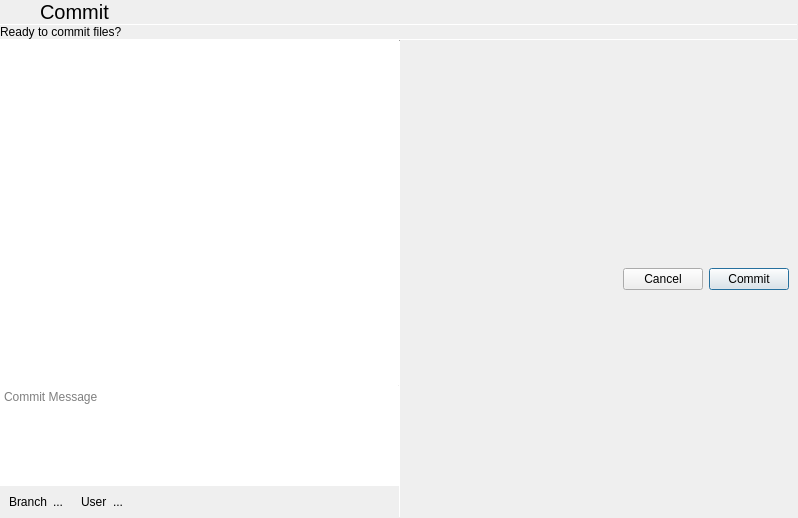
<?xml version="1.0" encoding="UTF-8"?>
<ui version="4.0">
 <class>CommitDialog</class>
 <widget class="QDialog" name="CommitDialog">
  <property name="geometry">
   <rect>
    <x>0</x>
    <y>0</y>
    <width>798</width>
    <height>518</height>
   </rect>
  </property>
  <property name="windowTitle">
   <string>Dialog</string>
  </property>
  <layout class="QVBoxLayout" name="verticalLayout">
   <property name="spacing">
    <number>0</number>
   </property>
   <property name="leftMargin">
    <number>0</number>
   </property>
   <property name="topMargin">
    <number>0</number>
   </property>
   <property name="rightMargin">
    <number>0</number>
   </property>
   <property name="bottomMargin">
    <number>0</number>
   </property>
   <item>
    <layout class="QHBoxLayout" name="horizontalLayout">
     <property name="spacing">
      <number>0</number>
     </property>
     <item>
      <widget class="QPushButton" name="cancelButton">
       <property name="sizePolicy">
        <sizepolicy hsizetype="Preferred" vsizetype="Preferred">
         <horstretch>0</horstretch>
         <verstretch>0</verstretch>
        </sizepolicy>
       </property>
       <property name="text">
        <string/>
       </property>
       <property name="icon">
        <iconset theme="go-previous" resource="../../icons.qrc">
         <normaloff>:/icons/go-previous.svg</normaloff>:/icons/go-previous.svg</iconset>
       </property>
       <property name="flat">
        <bool>true</bool>
       </property>
      </widget>
     </item>
     <item>
      <widget class="QLabel" name="label">
       <property name="sizePolicy">
        <sizepolicy hsizetype="Expanding" vsizetype="Preferred">
         <horstretch>0</horstretch>
         <verstretch>0</verstretch>
        </sizepolicy>
       </property>
       <property name="font">
        <font>
         <pointsize>15</pointsize>
        </font>
       </property>
       <property name="text">
        <string>Commit</string>
       </property>
       <property name="margin">
        <number>9</number>
       </property>
      </widget>
     </item>
     <item>
      <widget class="QPushButton" name="acceptButton">
       <property name="sizePolicy">
        <sizepolicy hsizetype="Preferred" vsizetype="Preferred">
         <horstretch>0</horstretch>
         <verstretch>0</verstretch>
        </sizepolicy>
       </property>
       <property name="text">
        <string/>
       </property>
       <property name="icon">
        <iconset theme="dialog-ok" resource="../../icons.qrc">
         <normaloff>:/icons/dialog-ok.svg</normaloff>:/icons/dialog-ok.svg</iconset>
       </property>
       <property name="flat">
        <bool>true</bool>
       </property>
      </widget>
     </item>
    </layout>
   </item>
   <item>
    <widget class="Line" name="line">
     <property name="maximumSize">
      <size>
       <width>16777215</width>
       <height>1</height>
      </size>
     </property>
     <property name="orientation">
      <enum>Qt::Horizontal</enum>
     </property>
    </widget>
   </item>
   <item>
    <widget class="QLabel" name="label_2">
     <property name="text">
      <string>Ready to commit files?</string>
     </property>
     <property name="margin">
      <number>9</number>
     </property>
    </widget>
   </item>
   <item>
    <widget class="Line" name="line_2">
     <property name="maximumSize">
      <size>
       <width>16777215</width>
       <height>1</height>
      </size>
     </property>
     <property name="orientation">
      <enum>Qt::Horizontal</enum>
     </property>
    </widget>
   </item>
   <item>
    <layout class="QHBoxLayout" name="horizontalLayout_3">
     <property name="spacing">
      <number>0</number>
     </property>
     <item>
      <widget class="QWidget" name="leftPane" native="true">
       <layout class="QVBoxLayout">
        <property name="spacing">
         <number>0</number>
        </property>
        <property name="leftMargin">
         <number>0</number>
        </property>
        <property name="topMargin">
         <number>0</number>
        </property>
        <property name="rightMargin">
         <number>0</number>
        </property>
        <property name="bottomMargin">
         <number>0</number>
        </property>
        <item>
         <widget class="QListView" name="filesView">
          <property name="frameShape">
           <enum>QFrame::NoFrame</enum>
          </property>
         </widget>
        </item>
        <item>
         <widget class="Line" name="line_4">
          <property name="maximumSize">
           <size>
            <width>16777215</width>
            <height>1</height>
           </size>
          </property>
          <property name="orientation">
           <enum>Qt::Horizontal</enum>
          </property>
         </widget>
        </item>
        <item>
         <widget class="QPlainTextEdit" name="commitMessage">
          <property name="maximumSize">
           <size>
            <width>16777215</width>
            <height>100</height>
           </size>
          </property>
          <property name="frameShape">
           <enum>QFrame::NoFrame</enum>
          </property>
          <property name="readOnly">
           <bool>false</bool>
          </property>
          <property name="placeholderText">
           <string>Commit Message</string>
          </property>
         </widget>
        </item>
        <item>
         <layout class="QHBoxLayout" name="horizontalLayout_5">
          <item>
           <widget class="QWidget" name="branchChunk" native="true">
            <property name="autoFillBackground">
             <bool>true</bool>
            </property>
            <layout class="QHBoxLayout" name="horizontalLayout_4">
             <item>
              <widget class="QLabel" name="branchIcon">
               <property name="text">
                <string>Branch</string>
               </property>
              </widget>
             </item>
             <item>
              <widget class="QLabel" name="currentBranch">
               <property name="text">
                <string notr="true">...</string>
               </property>
              </widget>
             </item>
            </layout>
           </widget>
          </item>
          <item>
           <widget class="QWidget" name="userChunk" native="true">
            <property name="autoFillBackground">
             <bool>true</bool>
            </property>
            <layout class="QHBoxLayout" name="horizontalLayout_6">
             <item>
              <widget class="QLabel" name="userIcon">
               <property name="text">
                <string>User</string>
               </property>
              </widget>
             </item>
             <item>
              <widget class="QLabel" name="currentUser">
               <property name="text">
                <string notr="true">...</string>
               </property>
              </widget>
             </item>
            </layout>
           </widget>
          </item>
          <item>
           <spacer name="horizontalSpacer_2">
            <property name="orientation">
             <enum>Qt::Horizontal</enum>
            </property>
            <property name="sizeHint" stdset="0">
             <size>
              <width>40</width>
              <height>20</height>
             </size>
            </property>
           </spacer>
          </item>
         </layout>
        </item>
       </layout>
      </widget>
     </item>
     <item>
      <widget class="Line" name="line_3">
       <property name="maximumSize">
        <size>
         <width>1</width>
         <height>16777215</height>
        </size>
       </property>
       <property name="orientation">
        <enum>Qt::Vertical</enum>
       </property>
      </widget>
     </item>
     <item>
      <layout class="QVBoxLayout" name="verticalLayout_2">
       <property name="spacing">
        <number>0</number>
       </property>
       <item>
        <layout class="QHBoxLayout" name="mergeToolsLayout">
         <property name="rightMargin">
          <number>9</number>
         </property>
        </layout>
       </item>
       <item>
        <widget class="QWidget" name="windowControlsMac" native="true">
         <property name="sizePolicy">
          <sizepolicy hsizetype="Preferred" vsizetype="Maximum">
           <horstretch>0</horstretch>
           <verstretch>0</verstretch>
          </sizepolicy>
         </property>
         <layout class="QHBoxLayout" name="horizontalLayout_2">
          <item>
           <spacer name="horizontalSpacer">
            <property name="orientation">
             <enum>Qt::Horizontal</enum>
            </property>
            <property name="sizeHint" stdset="0">
             <size>
              <width>40</width>
              <height>20</height>
             </size>
            </property>
           </spacer>
          </item>
          <item>
           <widget class="QPushButton" name="pushButton">
            <property name="text">
             <string>Cancel</string>
            </property>
           </widget>
          </item>
          <item>
           <widget class="QPushButton" name="pushButton_2">
            <property name="text">
             <string>Commit</string>
            </property>
            <property name="default">
             <bool>true</bool>
            </property>
           </widget>
          </item>
         </layout>
        </widget>
       </item>
      </layout>
     </item>
    </layout>
   </item>
  </layout>
 </widget>
 <resources>
  <include location="../../icons.qrc"/>
 </resources>
 <connections>
  <connection>
   <sender>cancelButton</sender>
   <signal>clicked()</signal>
   <receiver>CommitDialog</receiver>
   <slot>reject()</slot>
   <hints>
    <hint type="sourcelabel">
     <x>30</x>
     <y>83</y>
    </hint>
    <hint type="destinationlabel">
     <x>8</x>
     <y>140</y>
    </hint>
   </hints>
  </connection>
  <connection>
   <sender>pushButton_2</sender>
   <signal>clicked()</signal>
   <receiver>acceptButton</receiver>
   <slot>click()</slot>
   <hints>
    <hint type="sourcelabel">
     <x>358</x>
     <y>227</y>
    </hint>
    <hint type="destinationlabel">
     <x>378</x>
     <y>88</y>
    </hint>
   </hints>
  </connection>
  <connection>
   <sender>pushButton</sender>
   <signal>clicked()</signal>
   <receiver>cancelButton</receiver>
   <slot>click()</slot>
   <hints>
    <hint type="sourcelabel">
     <x>233</x>
     <y>230</y>
    </hint>
    <hint type="destinationlabel">
     <x>19</x>
     <y>94</y>
    </hint>
   </hints>
  </connection>
 </connections>
</ui>
